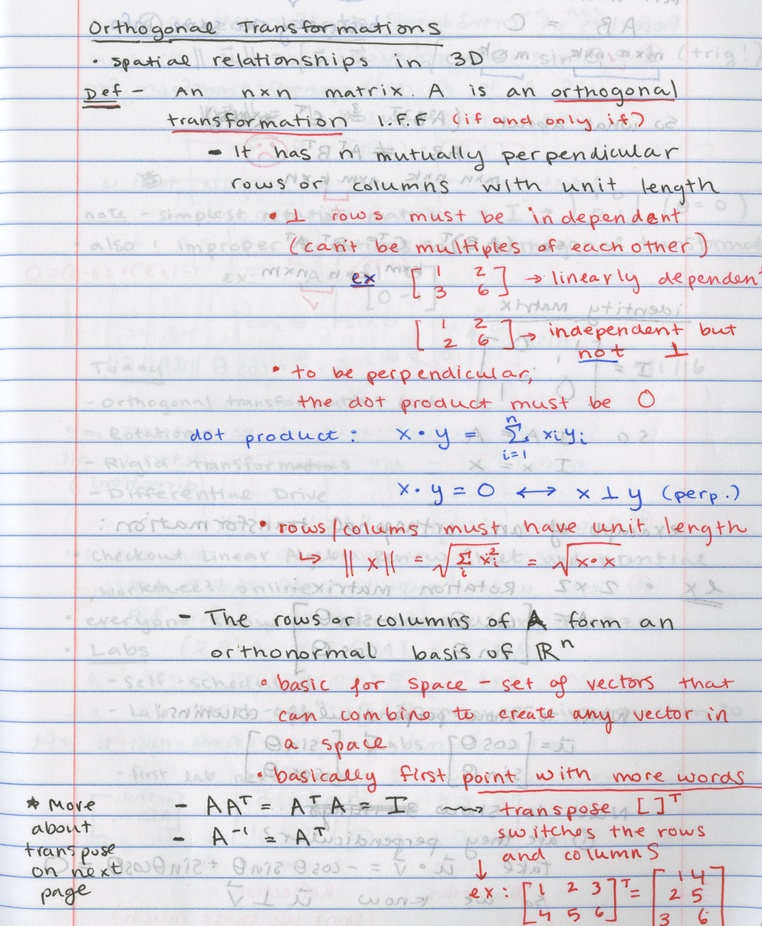
#> input picture NoteScanner/note1.jpg, 762 x 926 px, shrunk from 2081 x 2531 before the run
$ python scanner.py --filename note1.jpg
#> lines starting #> are read from the running program, lines starting #| are printed output that depends on the picture
# -*- coding: utf-8 -*-

from argparse import ArgumentParser
import numpy as np
from PIL import Image
from scipy.cluster.vq import kmeans, vq
import sys

def percent(string):
    return float(string) / 100


def get_argument_parser():
    #  处理命令行参数
    parser = ArgumentParser(
        description='convert scanned, hand-written notes to PDF'
    )

    show_default = '(default %(default)s)'

    parser.add_argument('-f', '--filename',
                        metavar='IMAGE',
                        # metavar - 参数的名字，在显示帮助信息时才用到.
                        help='files to convert')
    parser.add_argument('-p', '--samplepercent',
                        metavar='PERCENT',
                        default='5',
                        type=percent,
                        help='%% of pixels to sample ' + show_default  # 效果： % of pixels to sample(default 5)
                        )
    parser.add_argument('-s', '--sat_threshold',
                        metavar='PERCENT',
                        type=percent,
                        default='20',
                        help='background saturation threshold %% ' + show_default
                        )
    parser.add_argument('-v', '--value_threshold',
                        metavar='PERCENT',
                        type=percent,
                        default='25',
                        help='background value threshold %% ' + show_default)
    parser.add_argument('-n', '--num_colors',
                        type=int,
                        default='8',
                        help='number of output colors ' + show_default)
    parser.add_argument('-q','--quantized_bits',
                        type=int,
                        default='6',
                        help='number of bits per channel for quantize '+show_default)
    parser.add_argument('-o', '--output_basename',
                        default='note',
                        help='output PNG basename ' + show_default)
    parser.add_argument('-S', '--saturate',
                        action='store_false',
                        default=True,
                        help='do not saturate colors')
    parser.add_argument('-w', '--white_bg',
                        action='store_true',
                        default=False,
                        help='make background white')
    return parser


def load_image(filename):
    try:
        img = Image.open(filename)
    except IOError:
        sys.stderr.write('warning: error opening {}\n'.format(filename))
        return None

    if img.mode != 'RGB':
        img = img.convert('RGB')
    return np.array(img)


def sample_pixels(image, options):
    pixels = image.reshape((-1, 3))
    pixel_num = pixels.shape[0]
    sample_num = int(pixel_num * options.samplepercent)
    idx = np.arange(pixel_num)
    np.random.shuffle(idx)

    return pixels[idx[:sample_num]]


def quantize(sample, bits_per_channel):
    shift = 8 - bits_per_channel
    halfbin = (1 << shift) >> 1
    return ((sample.astype(int) >> shift) << shift) + halfbin


def pack_rgb(image):
    packed = (image[:, 0] << 16 |
              image[:, 1] << 8 |
              image[:, 2])
    return packed


def unpack_rgb(packed):
    rgb = ((packed >> 16) & 0xff,
           (packed >> 8) & 0xff,
           (packed) & 0xff)
    return np.array(rgb)


def get_bgcolor(sample, bits_per_channel):
    quantized = quantize(sample, bits_per_channel).astype(int)
    packed = pack_rgb(quantized)
    unique, count = np.unique(packed, return_counts=True)
    packed_mode = unique[count.argmax()]
    return unpack_rgb(packed_mode)


def rgb_to_sv(rgb):
    if not isinstance(rgb, np.ndarray):
        rgb = np.array(rgb)
    axis = len(rgb.shape) - 1
    cmax = rgb.max(axis=axis).astype(np.float32)
    cmin = rgb.min(axis=axis).astype(np.float32)
    delta = cmax - cmin
    saturation = delta.astype(np.float32) / cmax
    saturation = np.where(cmax == 0, 0, saturation)
    value = cmax / 255.0
    return saturation, value


def get_fgmask(bgcolor, sample, options):
    s_bg, v_bg = rgb_to_sv(bgcolor)
    s_sample, v_sample = rgb_to_sv(sample)
    s_diff = np.abs(s_bg - s_sample)
    v_diff = np.abs(v_bg - v_sample)

    return ((v_diff >= options.value_threshold) |
            (s_diff >= options.sat_threshold))


def get_featurecolor(sample, options, kmeans_iter=40):
    bgcolor = get_bgcolor(sample,options.quantized_bits)
    fgmask = get_fgmask(bgcolor, sample, options)
    centers, _ = kmeans(sample[fgmask].astype(np.float32),
                        options.num_colors - 1,
                        iter=kmeans_iter)
    featurecolor = np.vstack((bgcolor, centers)).astype(np.uint8)
    return featurecolor


def apply_featurecolor(image, featurecolor, options):
    bgcolor = featurecolor[0]
    orig_shape = image.shape
    pixels = image.reshape((-1, 3))
    fgmask = get_fgmask(bgcolor, pixels, options)
    pixel_num = pixels.shape[0]
    labels = np.zeros(pixel_num, dtype=np.uint8)
    labels[fgmask], _ = vq(pixels[fgmask], featurecolor)
    return labels.reshape(orig_shape[:-1])


def save(basename, labels, featurecolor, options):
    if options.saturate:
        featurecolor = featurecolor.astype(np.float32)
        cmin = featurecolor.min()
        cmax = featurecolor.max()
        featurecolor = 255 * (featurecolor - cmin) / (cmax - cmin)
        featurecolor = featurecolor.astype(np.uint8)
    if options.white_bg:
        featurecolor = featurecolor.copy()
        featurecolor[0] = np.array([255, 255, 255])
    output_img = Image.fromarray(labels, 'P')
    output_img.putpalette(featurecolor.flatten())
    output_img.save(basename + '.png')


def notescan_main(options):
    file = options.filename
    image = load_image(file)
    sample = sample_pixels(image, options)
    featurecolor = get_featurecolor(sample, options)
    labels = apply_featurecolor(image, featurecolor, options)
    save(options.output_basename, labels, featurecolor, options)


def main():
    # 处理参数并调用主函数
    notescan_main(options=get_argument_parser().parse_args())
#> in load_image, img is the input picture: PIL image 762x926 RGB; mean R, G, B 223.8, 220.9, 226.2
#> in get_bgcolor, `unique, count = np.unique(packed, return_counts=True)`: unique = 2670 values from 3553846 to 16711422; count = 2670 values, max 3448 at index 2346, min 1 at index 0, mean 13.21
#> in get_bgcolor, `packed_mode = unique[count.argmax()]`: packed_mode = 15658738
#> in unpack_rgb, `rgb = ((packed >> 16) & 0xff, (packed >> 8) & 0xff, (packed) & 0xff)`: rgb = (238, 238, 242)
#> in get_featurecolor, `bgcolor = get_bgcolor(sample,options.quantized_bits)`: bgcolor = [238, 238, 242]
#> in rgb_to_sv, `cmax = rgb.max(axis=axis).astype(np.float32)`: cmax = 242
#> in rgb_to_sv, `cmin = rgb.min(axis=axis).astype(np.float32)`: cmin = 238
#> in rgb_to_sv, `delta = cmax - cmin`: delta = 4
#> in rgb_to_sv, `saturation = delta.astype(np.float32) / cmax`: saturation = 0.0165
#> in rgb_to_sv, `value = cmax / 255.0`: value = 0.949
#> in get_fgmask, `s_bg, v_bg = rgb_to_sv(bgcolor)`: s_bg = 0.0165; v_bg = 0.949
#> in get_featurecolor, `centers, _ = kmeans(sample[fgmask].astype(np.float32), options.num_col..`: centers = [[239.4, 179.1, 184.4], [81.71, 81.99, 80.62], [214.4, 147.5, 151.1], [113.8, 115.6, 130.9], [149, 157, 180.9], [188.7, 113.5, 118.4], [174.4, 86.45, 88.26]]
#> in get_featurecolor, `featurecolor = np.vstack((bgcolor, centers)).astype(np.uint8)`: featurecolor = [[238, 238, 242], [239, 179, 184], [81, 81, 80], [214, 147, 151], [113, 115, 130], [148, 156, 180], [188, 113, 118], [174, 86, 88]]
#> in apply_featurecolor, `bgcolor = featurecolor[0]`: bgcolor = [238, 238, 242]
#> in notescan_main, `labels = apply_featurecolor(image, featurecolor, options)`:
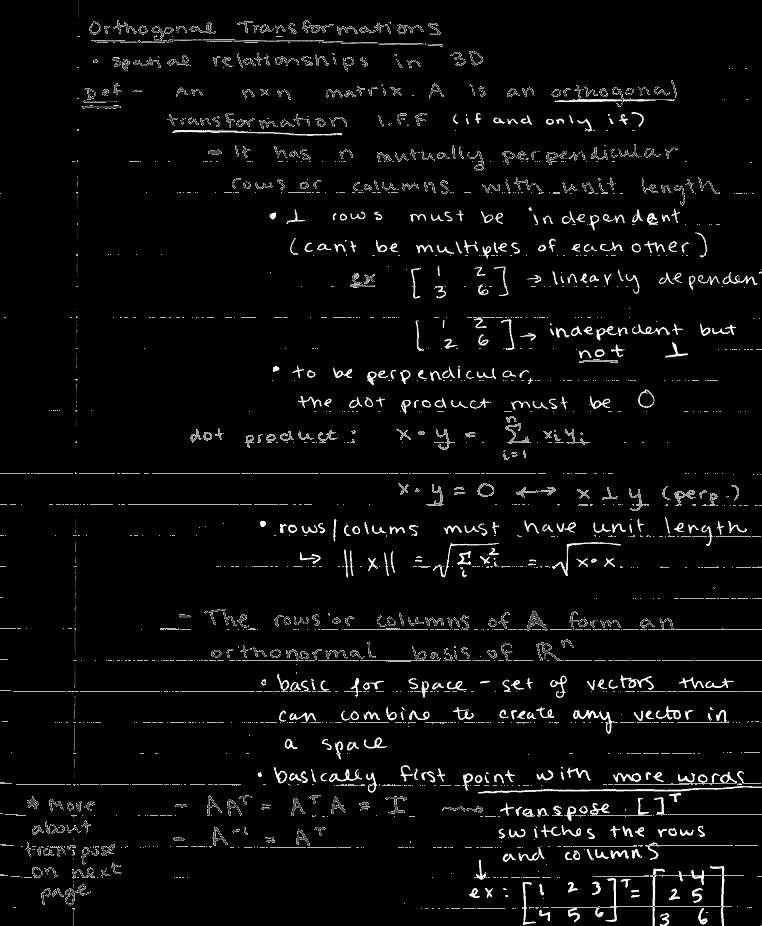
#> labels: shape (926, 762); min 0, max 7, mean 0.274; drawn with min black and max white
#> in save, `cmin = featurecolor.min()`: cmin = 80
#> in save, `cmax = featurecolor.max()`: cmax = 242
#> in save, `featurecolor = 255 * (featurecolor - cmin) / (cmax - cmin)`: featurecolor = [[248.7, 248.7, 255], [250.3, 155.8, 163.7], [1.57, 1.57, 0], [210.9, 105.5, 111.8], [51.94, 55.09, 78.7], [107, 119.6, 157.4], [170, 51.94, 59.81], [148, 9.44, 12.59]]
#> in save, `featurecolor = featurecolor.astype(np.uint8)`: featurecolor = [[248, 248, 255], [250, 155, 163], [1, 1, 0], [210, 105, 111], [51, 55, 78], [107, 119, 157], [170, 51, 59], [147, 9, 12]]
#> in save, `output_img = Image.fromarray(labels, 'P')`: output_img: PIL image 762x926 P; every value is 0
#> in save, `output_img.putpalette(featurecolor.flatten())`:
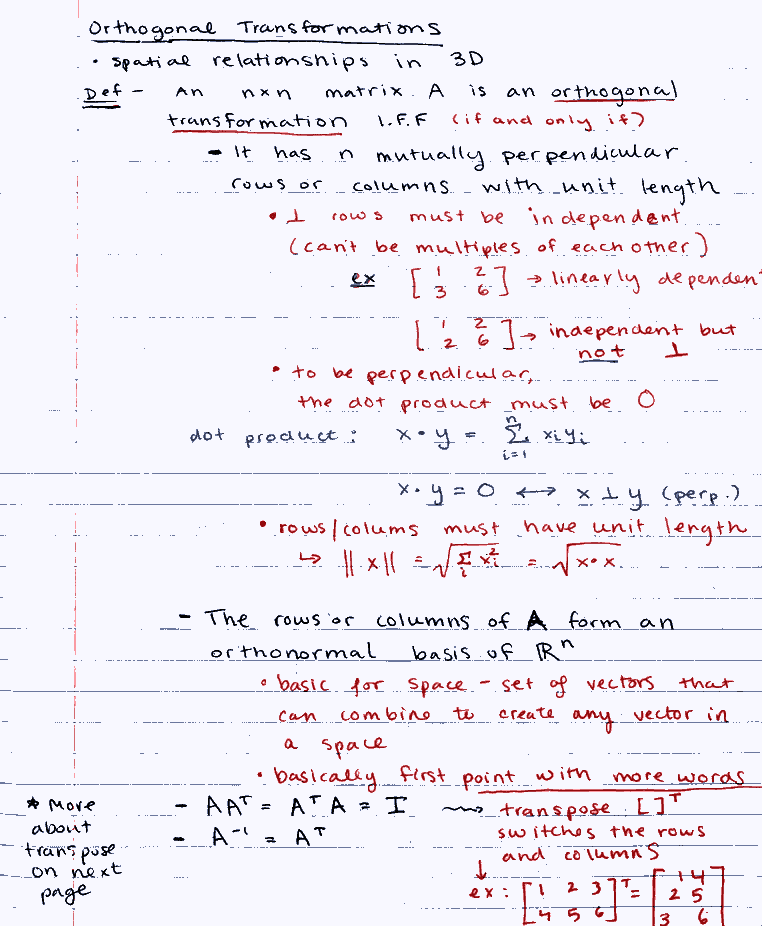
#> output_img: PIL image 762x926 P; mean R, G, B 240.2, 236.7, 244.2


if __name__ == '__main__':
    main()
